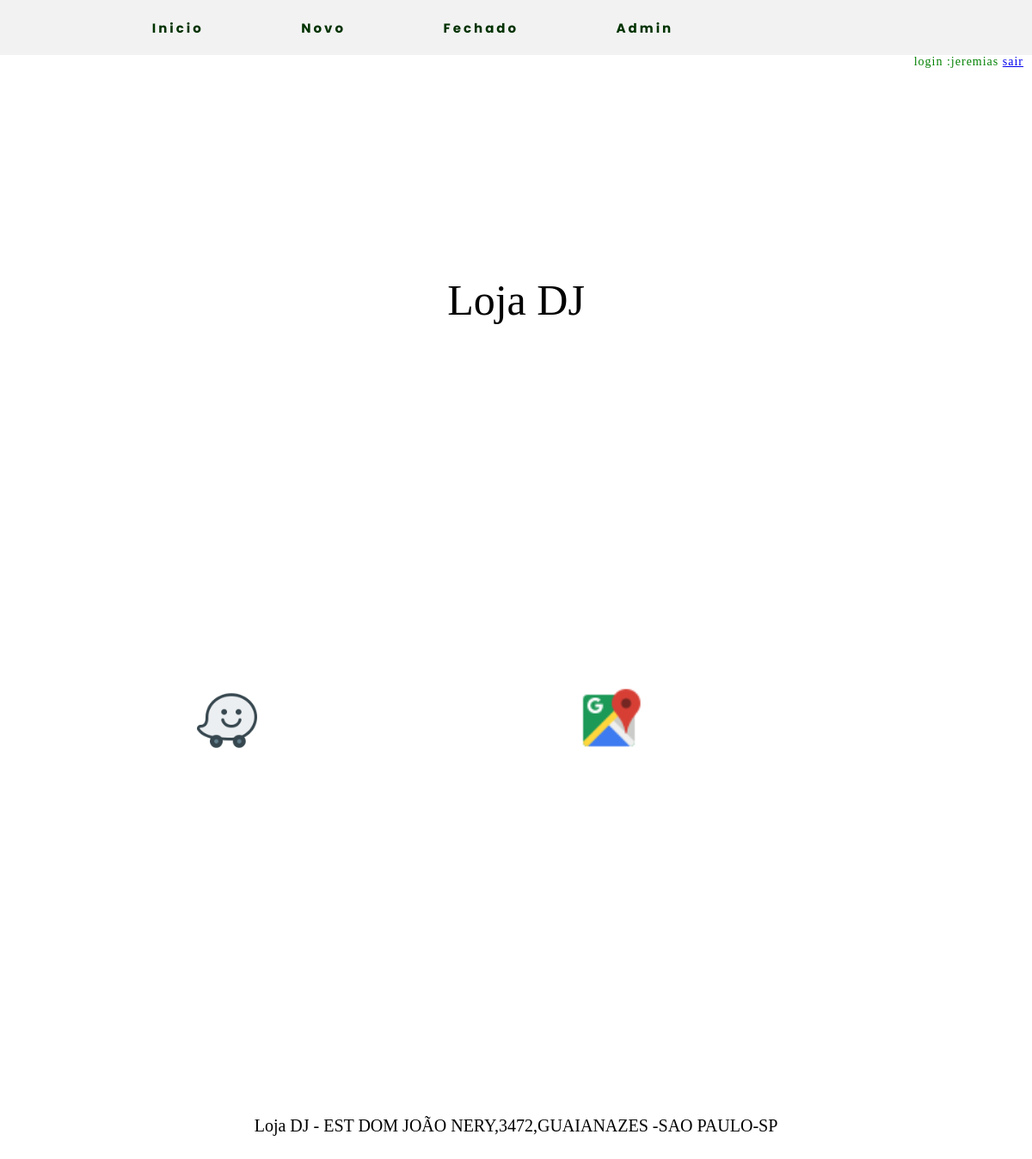
/mapas/loja.php?loja=DJ (signed in), run on the app's committed database.
### tables this page shows
CREATE TABLE `endereco` (
  `id` int(11) NOT NULL AUTO_INCREMENT,
  `razao` varchar(150) DEFAULT NULL,
  `apelido` varchar(50) NOT NULL,
  `endereco` varchar(120) DEFAULT NULL,
  `bairro` varchar(50) DEFAULT NULL,
  `cidade` varchar(50) DEFAULT NULL,
  `estado` varchar(2) DEFAULT NULL,
  `regiao` varchar(50) DEFAULT NULL,
  `lat` varchar(50) DEFAULT NULL,
  `lng` varchar(50) DEFAULT NULL,
  `status` int(2) DEFAULT NULL,
  PRIMARY KEY (`id`,`apelido`)
);

### persistence/controller.php (called while the page is built, shortened)
<?php
	require_once('../conexao/conexao.php');
if(!empty($_GET['loja'])){
		$apelido = $_GET['loja'];
		$rota_loja = $pdo->prepare("SELECT apelido,endereco,bairro,cidade,estado,regiao from endereco where apelido = :nick");
		$rota_loja->bindValue(":nick",$apelido);
		$rota_loja->execute();
}

### mapas/loja.php (the view, shortened to what this page needs)
<?php
include_once('../persistence/controller.php');
require_once('../template/main_template.php');
?>
  <link rel="stylesheet" type="text/css" href="../css/style.css">
    <p class="titulo"><?php echo "Loja ". $apelido;?></p>
    <div class="rota">
        <div class="conteudo">
          <?php foreach ($rota_loja as $rota) { ?>
            <a href="https://waze.com/ul?q=search_terms
                 <?php echo trim($rota['endereco'].',');
                       echo trim($rota['bairro'].'-');
                       echo trim($rota['cidade'].'-');
                       echo trim($rota['estado']);?>
                 "target="_blank">
                <img class="img" src="../image/icons8-waze-96.png">
            </a>
        </div>
        <div class="conteudo">
            <a href="https://www.google.com.br/maps/place/
               <?php echo $end = trim($rota['endereco'].',');
                     echo $bai = trim($rota['bairro'].'-');
                     echo $cid = trim($rota['cidade'].'-');
                     echo $est = trim($rota['estado']);?>
               "target="_blank">
               <img class="img" src="../image/icons8-google-maps-48.png">
            </a>
          <?php } ?>
        </div>
    </div>
 <p class="texto"><?php echo "Loja ".$apelido = $rota['apelido'].' - ';echo $end; echo $bai;echo $cid;echo $est;?></p>

### css/style.css (style rules this page uses)
* { margin: 0px; padding: 0px; box-sizing: border-box; }

### mapas/loja.php (style rules this page uses)
.img { margin: 0 55%; }
@media screen and (max-width: 1200px) { .img { display: inline-block; direction: column; width: 100px; background-color: none; text-align: center; } }
@media screen and (max-width: 1200px) { .rota { background-color: white; width: 100%; } }
@media screen and (max-width: 1200px) { .texto { text-align: center; font-size: 20px; padding: 10%; margin: 10% 0; } }
@media screen and (max-width: 1200px) { .titulo { padding: 10%; margin: 10% 0; text-align: center; font-size: 50px; } }
@media screen and (max-width: 1200px) { .conteudo { display: inline-block; direction: column; padding: 10%; } }
@media screen and (min-width: 320px) { .img { display: inline-block; direction: column; width: 60px; background-color: none; text-align: center; } }

### data on the page
endereco: apelido "DJ -", endereco "EST DOM JOÃO NERY,3472,", bairro "GUAIANAZES -", cidade "SAO PAULO-", estado "SP"

### other printed values
$_SESSION['nome'] "jeremias"
$apelido "DJ"
